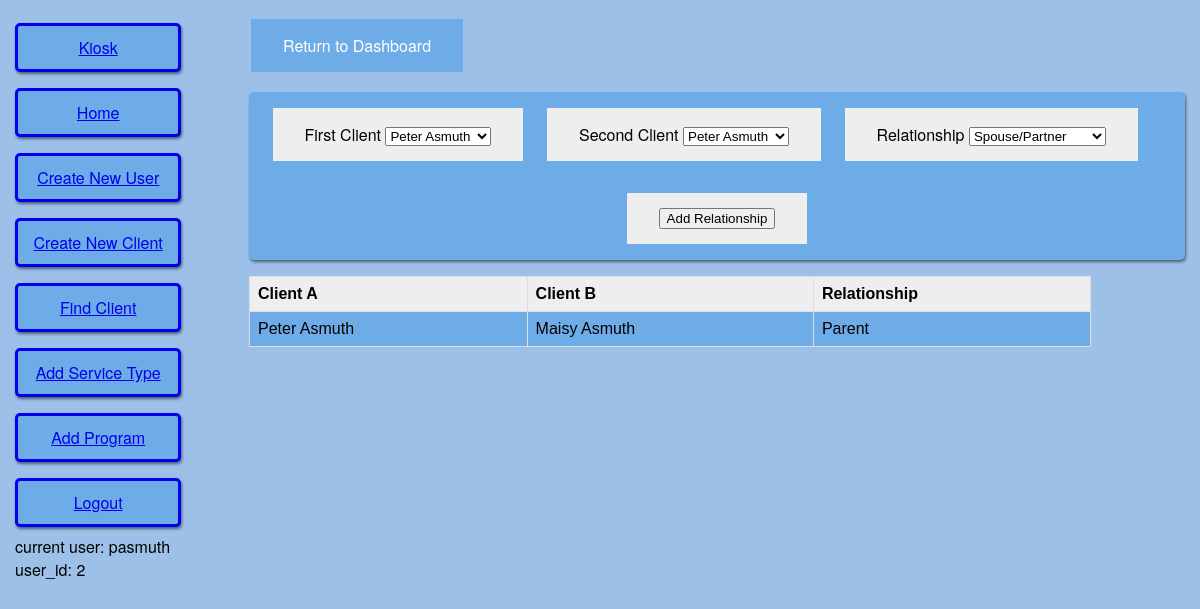
The page /create_relationship_1 (signed in) on the database its author committed.
### app/models.py (models this page shows, shortened)
class User(UserMixin, db.Model):
	id = db.Column(db.Integer, primary_key = True)
	username = db.Column(db.String(64), index = True, unique = True)
	email = db.Column(db.String(120), index = True, unique = True)
	password_hash = db.Column(db.String(128))

class ClientRelationship(db.Model):
	id = db.Column(db.Integer, primary_key = True)
	client_a_id = db.Column(db.Integer, db.ForeignKey('client.id'))
	client_b_id = db.Column(db.Integer, db.ForeignKey('client.id'))
	a_to_b_relation = db.Column(db.Integer, db.ForeignKey('relationship.id'))
	relationship = db.relationship('Relationship', uselist=False)
	client_a = db.relationship('Client', foreign_keys=[client_a_id])
	client_b = db.relationship('Client', foreign_keys=[client_b_id])
	created_date = db.Column(db.DateTime, index = True, default = datetime.utcnow)
	created_by = db.Column(db.Integer, db.ForeignKey('user.id'))
	user = db.relationship('User', uselist = False)

class Client(db.Model):
	id = db.Column(db.Integer, primary_key = True)
	first_name = db.Column(db.String(20))
	middle_name = db.Column(db.String(20))
	last_name = db.Column(db.String(20))
	SSN = db.Column(db.String(11))
	veteran = db.Column(db.Boolean)
	activeMilitary = db.Column(db.Boolean)
	disability = db.Column(db.Boolean)
	foreignBorn = db.Column(db.Boolean)
	ethnicity = db.Column(db.Integer, db.ForeignKey('ethnicity.id'))
	gender = db.Column(db.Integer, db.ForeignKey('gender.id'))
	dob = db.Column(db.Date)
	created_date = db.Column(db.DateTime, index = True, default = datetime.utcnow)
	created_by = db.Column(db.Integer, db.ForeignKey('user.id'))
	gen = db.relationship('Gender', uselist = False)
	race = db.relationship('ClientRace', uselist = False)
	user = db.relationship('User', uselist = False)
	eth = db.relationship('Ethnicity', uselist = False)

class Relationship(db.Model):
	id = db.Column(db.Integer, primary_key = True)
	relationship = db.Column(db.String(15))

### app/routes.py (the view, shortened to what this page needs)
@app.route('/create_relationship_<clientid>', defaults = {'second_client':None}, methods = ['GET','POST'])
@app.route('/create_relationship_<clientid>_<second_client>', methods = ['GET','POST'])
@login_required
def create_relationship(clientid, second_client):
	form = CreateRelationship()
	rels = ClientRelationship.query.filter(ClientRelationship.client_a_id == clientid).all()
	return render_template('create_relationship.html', title = 'Create Relationship', data = rels, form = form, cid = clientid)

### app/forms.py (shortened to what this page needs)
class CreateRelationship(FlaskForm):
	form_title = 'Create Relationship'
	client_choices = [(c.id, str(c.first_name)+' '+str(c.last_name)) for c in Client.query.all()]
	rel_choices = [(r.id, r.relationship) for r in Relationship.query.all()]
	first_client = SelectField('First Client', choices = client_choices, coerce = int, validators=[DataRequired()])
	second_client = SelectField('Second Client', choices = client_choices, coerce = int, validators=[DataRequired()])
	relationship = SelectField('Relationship', choices = rel_choices, coerce = int, validators = [DataRequired()])
	submit = SubmitField('Add Relationship')

### app/models.py (called while the page is built)
@login.user_loader
def load_user(id):
	return User.query.get(int(id))

### app/templates/create_relationship.html (shortened to what this page needs)
{% extends "base.html" %}
{% block content %}
    <form action="" method="post">
        <div class="formFields">
            {% for field in form %}
                {% if ((field.type != 'CSRFTokenField') and (field.type != 'SubmitField')) %}
                <div class="formElement">
                    {{ field.label() }}
                    {{ field() }} <br>
                </div>
                {% endif %}
            {% endfor %}<br>
            <div class="formElement">
            {{ form.submit() }}
            </div>
        </div>
    </form>
    {% if data %}
        <table class="clientView">
        <tr>
            <th>Client A</th>
            <th>Client B</th>
            <th>Relationship</th>
        </tr>
        {% for r in data %}
        <tr>
            <td>{{ r.client_a.first_name }} {{ r.client_a.last_name }}</td>
            <td>{{ r.client_b.first_name }} {{ r.client_b.last_name }}</td>
            <td>{{ r.relationship.relationship }}</td>
        </tr>
        {% endfor%}
    </table>
    {% endif %}
{% endblock %}

### app/templates/base.html (shortened to what this page needs)
<html>
    <head>
      <link rel="stylesheet" href="{{ url_for('static', filename = 'styles/main.css') }}">
    </head>
    <body>
        <div class="row">
          <div class="leftColumn">
            {% if current_user.is_anonymous %}
            <a class="header_button" href="{{ url_for('login') }}">Login</a>
            {% else %}
            <a class="header_button" href="{{ url_for('client_checkin') }}">Kiosk</a>
            <a class="header_button" href="{{ url_for('index') }}">Home</a>
            <a class="header_button" href="{{ url_for('render_form', form = 'RegistrationForm') }}">Create New User</a>
            <a class="header_button" href="{{ url_for('create_client') }}">Create New Client</a>
            <a class="header_button" href="{{ url_for('view_clients', client_data = 'None') }}">Find Client</a>
            <a class="header_button" href="{{ url_for('add_record', record_type = 'ServiceType') }}">Add Service Type</a>
            <a class="header_button" href="{{ url_for('add_record', record_type = 'Program') }}">Add Program</a>
            <a class="header_button" href="{{ url_for('logout') }}">Logout</a>
            current user: {{ current_user.username }} <br>
            user_id: {{ current_user.id }} <br>
            {% endif %}
          </div>
          <div class="rightColumn">
            {% if cid %}
            <a class="button" href="{{ url_for('client_dashboard', clientid = cid) }}">Return to Dashboard</a>
            {% endif %}
            {% block content %}{% endblock %}
          </div>
        </div>
    </body>
</html>

### app/static/styles/main.css (style rules this page uses)
body { margin: 0; padding: 0; font-family: "Helvetica Neue", Helvetica, Arial, sans-serif; color: #000000; padding: 15px; background: #9cc0e7; }
table { font-family: arial, sans-serif; border-collapse: collapse; }
table.clientView { font-family: arial, sans-serif; border-collapse: collapse; align: center; width: 90%; background-color: #6EACE7 }
td { border: 1px solid #dddddd; text-align: left; padding: 8px; }
th { border: 1px solid #dddddd; background-color: #EEEEEE; text-align: left; padding: 8px; }
.row:after { content: ""; display: table; clear: both; }
.formElement { padding: 15px 32px; background: #EEEEEE; margin: 1em 0; display: inline-block; text-align: center; font-size: 16px; cursor: pointer; }
.button { background: #6EACE7; border: none; color: white; padding: 15px 32px; text-align: center; text-decoration: none; display: inline-block; font-size: 16px; margin: 4px 2px; cursor: pointer; }
.formFields { float: left; display: flex; flex-wrap: wrap; align-content: space-around; justify-content: space-evenly; background: #6EACE7; margin: 1em 0; box-shadow: 1px 2px 3px rgba(0,0,0,.5); border-radius: 5px; }
.leftColumn { float: left; width: 15%; display: flex; flex-wrap: wrap; align-content: space-around }
.rightColumn { float: right; width: 80%; }
.header_button { border: solid; padding: 10px 10px; text-align: center; background-color: #6EACE7; width: 80%; float: left; margin: .5em 0; box-shadow: 1px 2px 3px rgba(0,0,0,.5); border-radius: 5px; }

### rows shown on the page
User: username "pasmuth", id "2"
ClientRelationship: client_a.first_name "Peter", client_a.last_name "Asmuth", client_b.first_name "Maisy", client_b.last_name "Asmuth", relationship.relationship "Parent"

### other values the page prints
{{ field.label() }} "First Client" "Second Client" "Relationship"
